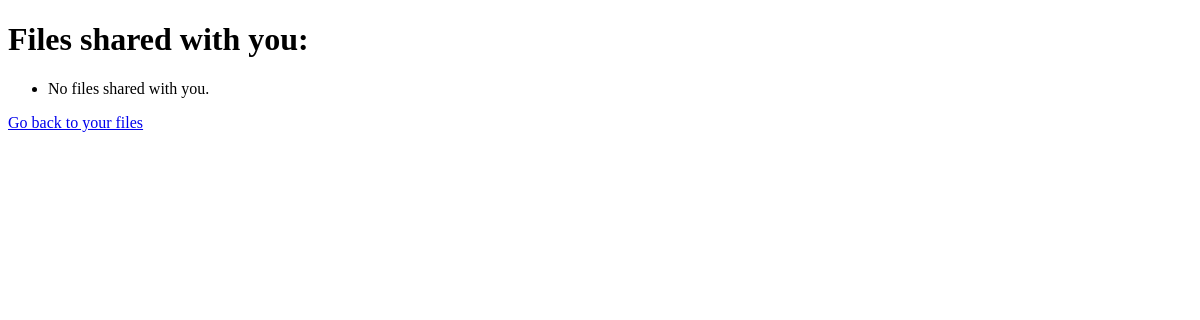
The app's page /shared_with_you/ (signed in), older data.
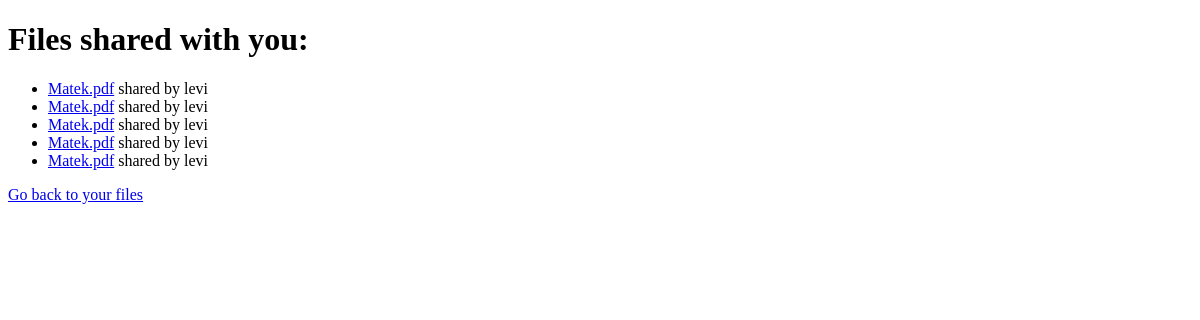
The same page, newer data.
### storage/models.py (models this page shows)
class Document(models.Model):
    name = models.CharField(max_length=255)
    document = models.FileField(upload_to='documents/')
    uploaded_at = models.DateTimeField(auto_now_add=True)
    uploaded_by = models.ForeignKey(User, on_delete=models.CASCADE)
    shared_with = models.ManyToManyField(User, related_name='shared_with')

### storage/views.py (the view)
# urls.py: path('shared_with_you/', views.shared_with_you, name='shared_with_you'),
def shared_with_you(request):
    shared_documents = Document.objects.filter(shared_with=request.user)
    return render(request, 'shared_with_you.html', {'shared_documents': shared_documents})

### storage/templates/shared_with_you.html (shortened to what this page needs)
<!DOCTYPE html>
<html>
<head>
</head>
<body>
    <h1>Files shared with you:</h1>
    <ul>
        {% for document in shared_documents %}
            <li><a href="{% url 'download' document.id %}">{{ document.name }}</a> shared by {{ document.uploaded_by.username }}</li>
        {% empty %}
            <li>No files shared with you.</li>
        {% endfor %}
    </ul>
    <a href="{% url 'upload' %}">Go back to your files</a>
</body>
</html>

Row changes from the older to the newer data that the page shows:
added Document: name "Matek.pdf", uploaded_by.username "levi"
added Document: name "Matek.pdf", uploaded_by.username "levi"
added Document: name "Matek.pdf", uploaded_by.username "levi"
added Document: name "Matek.pdf", uploaded_by.username "levi"
added Document: name "Matek.pdf", uploaded_by.username "levi"
Text that changed along with them:
text no longer shown: "No files shared with you."
